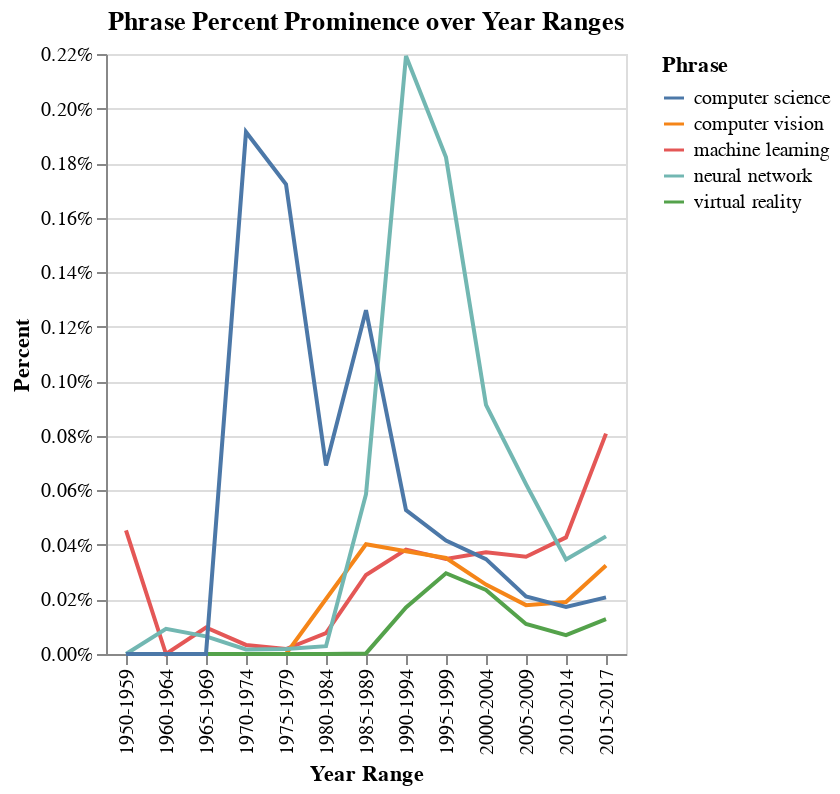

The notebook cell this image was saved under:
### Code cell
alt.Chart(data).mark_line().encode(x='Year Range',
                                   y=alt.Y('Percent', axis=alt.Axis(format='%')),
                                   color='Phrase'
                                   ).properties(title='Phrase Percent Prominence over Year Ranges')

### Figure 1 — Vega-Lite specification as saved in the notebook (floating-point values rounded to 4 significant figures)
{"config": {"view": {"continuousWidth": 400, "continuousHeight": 300}}, "data": {"name": "data-232654e57f052cfae260376b4a2ad28b"}, "mark": "line", "encoding": {"color": {"field": "Phrase", "type": "nominal"}, "x": {"field": "Year Range", "type": "nominal"}, "y": {"axis": {"format": "%"}, "field": "Percent", "type": "quantitative"}}, "title": "Phrase Percent Prominence over Year Ranges", "$schema": "https://vega.github.io/schema/vega-lite/v4.17.0.json", "datasets": {"data-232654e57f052cfae260376b4a2ad28b": [{"Year Range": "1950-1959", "Percent": 0.0004531, "Phrase": "machine learning"}, {"Year Range": "1960-1964", "Percent": 0.0, "Phrase": "machine learning"}, {"Year Range": "1965-1969", "Percent": 9.717e-05, "Phrase": "machine learning"}, {"Year Range": "1970-1974", "Percent": 3.329e-05, "Phrase": "machine learning"}, {"Year Range": "1975-1979", "Percent": 1.804e-05, "Phrase": "machine learning"}, {"Year Range": "1980-1984", "Percent": 7.678e-05, "Phrase": "machine learning"}, {"Year Range": "1985-1989", "Percent": 0.0002898, "Phrase": "machine learning"}, {"Year Range": "1990-1994", "Percent": 0.0003827, "Phrase": "machine learning"}, {"Year Range": "1995-1999", "Percent": 0.0003483, "Phrase": "machine learning"}, {"Year Range": "2000-2004", "Percent": 0.0003729, "Phrase": "machine learning"}, {"Year Range": "2005-2009", "Percent": 0.0003566, "Phrase": "machine learning"}, {"Year Range": "2010-2014", "Percent": 0.0004274, "Phrase": "machine learning"}, {"Year Range": "2015-2017", "Percent": 0.000808, "Phrase": "machine learning"}, {"Year Range": "1950-1959", "Percent": 0.0, "Phrase": "computer vision"}, {"Year Range": "1960-1964", "Percent": 0.0, "Phrase": "computer vision"}, {"Year Range": "1965-1969", "Percent": 0.0, "Phrase": "computer vision"}, {"Year Range": "1970-1974", "Percent": 0.0, "Phrase": "computer vision"}, {"Year Range": "1975-1979", "Percent": 0.0, "Phrase": "computer vision"}, {"Year Range": "1980-1984", "Percent": 0.0002016, "Phrase": "computer vision"}, {"Year Range": "1985-1989", "Percent": 0.0004022, "Phrase": "computer vision"}, {"Year Range": "1990-1994", "Percent": 0.0003766, "Phrase": "computer vision"}, {"Year Range": "1995-1999", "Percent": 0.000352, "Phrase": "computer vision"}, {"Year Range": "2000-2004", "Percent": 0.0002546, "Phrase": "computer vision"}, {"Year Range": "2005-2009", "Percent": 0.0001791, "Phrase": "computer vision"}, {"Year Range": "2010-2014", "Percent": 0.0001905, "Phrase": "computer vision"}, {"Year Range": "2015-2017", "Percent": 0.0003246, "Phrase": "computer vision"}, {"Year Range": "1950-1959", "Percent": 0.0, "Phrase": "neural network"}, {"Year Range": "1960-1964", "Percent": 9.22e-05, "Phrase": "neural network"}, {"Year Range": "1965-1969", "Percent": 6.478e-05, "Phrase": "neural network"}, {"Year Range": "1970-1974", "Percent": 1.664e-05, "Phrase": "neural network"}, {"Year Range": "1975-1979", "Percent": 1.804e-05, "Phrase": "neural network"}, {"Year Range": "1980-1984", "Percent": 2.879e-05, "Phrase": "neural network"}, {"Year Range": "1985-1989", "Percent": 0.0005861, "Phrase": "neural network"}, {"Year Range": "1990-1994", "Percent": 0.002193, "Phrase": "neural network"}, {"Year Range": "1995-1999", "Percent": 0.001821, "Phrase": "neural network"}, {"Year Range": "2000-2004", "Percent": 0.0009134, "Phrase": "neural network"}, {"Year Range": "2005-2009", "Percent": 0.0006225, "Phrase": "neural network"}, {"Year Range": "2010-2014", "Percent": 0.0003463, "Phrase": "neural network"}, {"Year Range": "2015-2017", "Percent": 0.0004313, "Phrase": "neural network"}, {"Year Range": "1950-1959", "Percent": 0.0, "Phrase": "virtual reality"}, {"Year Range": "1960-1964", "Percent": 0.0, "Phrase": "virtual reality"}, {"Year Range": "1965-1969", "Percent": 0.0, "Phrase": "virtual reality"}, {"Year Range": "1970-1974", "Percent": 0.0, "Phrase": "virtual reality"}, {"Year Range": "1975-1979", "Percent": 0.0, "Phrase": "virtual reality"}, {"Year Range": "1980-1984", "Percent": 0.0, "Phrase": "virtual reality"}, {"Year Range": "1985-1989", "Percent": 2.163e-06, "Phrase": "virtual reality"}, {"Year Range": "1990-1994", "Percent": 0.0001708, "Phrase": "virtual reality"}, {"Year Range": "1995-1999", "Percent": 0.000296, "Phrase": "virtual reality"}, {"Year Range": "2000-2004", "Percent": 0.000235, "Phrase": "virtual reality"}, {"Year Range": "2005-2009", "Percent": 0.0001103, "Phrase": "virtual reality"}, {"Year Range": "2010-2014", "Percent": 6.941e-05, "Phrase": "virtual reality"}, {"Year Range": "2015-2017", "Percent": 0.0001279, "Phrase": "virtual reality"}, {"Year Range": "1950-1959", "Percent": 0.0, "Phrase": "computer science"}, {"Year Range": "1960-1964", "Percent": 0.0, "Phrase": "computer science"}, {"Year Range": "1965-1969", "Percent": 0.0, "Phrase": "computer science"}, {"Year Range": "1970-1974", "Percent": 0.001914, "Phrase": "computer science"}, {"Year Range": "1975-1979", "Percent": 0.001722, "Phrase": "computer science"}, {"Year Range": "1980-1984", "Percent": 0.000691, "Phrase": "computer science"}, {"Year Range": "1985-1989", "Percent": 0.001261, "Phrase": "computer science"}, {"Year Range": "1990-1994", "Percent": 0.0005272, "Phrase": "computer science"}, {"Year Range": "1995-1999", "Percent": 0.0004156, "Phrase": "computer science"}, {"Year Range": "2000-2004", "Percent": 0.0003478, "Phrase": "computer science"}, {"Year Range": "2005-2009", "Percent": 0.0002114, "Phrase": "computer science"}, {"Year Range": "2010-2014", "Percent": 0.0001728, "Phrase": "computer science"}, {"Year Range": "2015-2017", "Percent": 0.0002076, "Phrase": "computer science"}]}}
